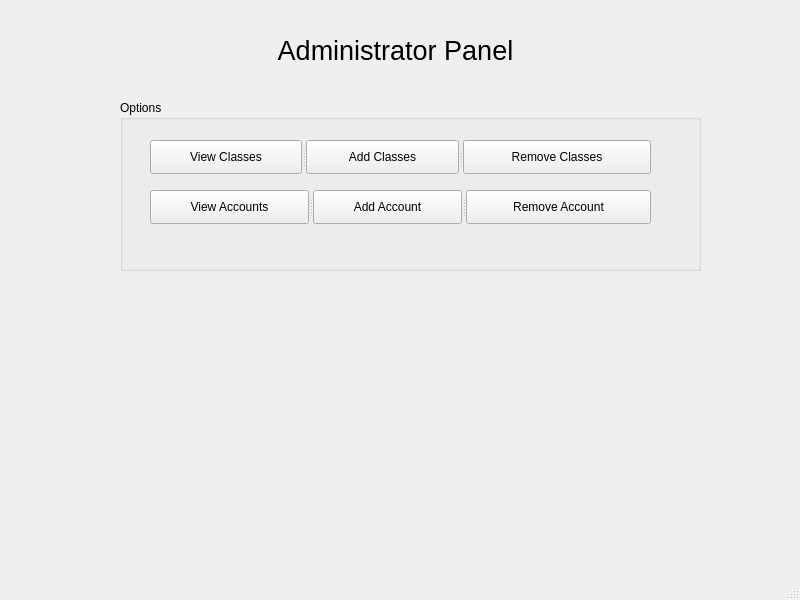
<?xml version="1.0" encoding="UTF-8"?>
<ui version="4.0">
 <class>adminView</class>
 <widget class="QMainWindow" name="adminView">
  <property name="geometry">
   <rect>
    <x>0</x>
    <y>0</y>
    <width>800</width>
    <height>600</height>
   </rect>
  </property>
  <property name="windowTitle">
   <string>MainWindow</string>
  </property>
  <widget class="QWidget" name="centralwidget">
   <widget class="QGroupBox" name="optionsGroupBox">
    <property name="geometry">
     <rect>
      <x>120</x>
      <y>100</y>
      <width>581</width>
      <height>171</height>
     </rect>
    </property>
    <property name="title">
     <string>Options</string>
    </property>
    <widget class="QSplitter" name="splitter">
     <property name="geometry">
      <rect>
       <x>30</x>
       <y>40</y>
       <width>501</width>
       <height>34</height>
      </rect>
     </property>
     <property name="orientation">
      <enum>Qt::Horizontal</enum>
     </property>
     <widget class="QPushButton" name="viewScheduleButton">
      <property name="text">
       <string>View Classes</string>
      </property>
     </widget>
     <widget class="QPushButton" name="manageClassesButton">
      <property name="text">
       <string>Add Classes</string>
      </property>
     </widget>
     <widget class="QPushButton" name="viewClassesButton">
      <property name="text">
       <string>Remove Classes</string>
      </property>
     </widget>
    </widget>
    <widget class="QSplitter" name="splitter_2">
     <property name="geometry">
      <rect>
       <x>30</x>
       <y>90</y>
       <width>501</width>
       <height>34</height>
      </rect>
     </property>
     <property name="orientation">
      <enum>Qt::Horizontal</enum>
     </property>
     <widget class="QPushButton" name="viewScheduleButton_2">
      <property name="text">
       <string>View Accounts</string>
      </property>
     </widget>
     <widget class="QPushButton" name="manageClassesButton_2">
      <property name="text">
       <string>Add Account</string>
      </property>
     </widget>
     <widget class="QPushButton" name="viewClassesButton_2">
      <property name="text">
       <string>Remove Account</string>
      </property>
     </widget>
    </widget>
   </widget>
   <widget class="QLabel" name="welcomeLabel">
    <property name="geometry">
     <rect>
      <x>30</x>
      <y>20</y>
      <width>731</width>
      <height>61</height>
     </rect>
    </property>
    <property name="font">
     <font>
      <pointsize>20</pointsize>
     </font>
    </property>
    <property name="text">
     <string>Administrator Panel</string>
    </property>
    <property name="alignment">
     <set>Qt::AlignCenter</set>
    </property>
   </widget>
  </widget>
  <widget class="QMenuBar" name="menubar">
   <property name="geometry">
    <rect>
     <x>0</x>
     <y>0</y>
     <width>800</width>
     <height>31</height>
    </rect>
   </property>
  </widget>
  <widget class="QStatusBar" name="statusbar"/>
 </widget>
 <resources/>
 <connections/>
</ui>
